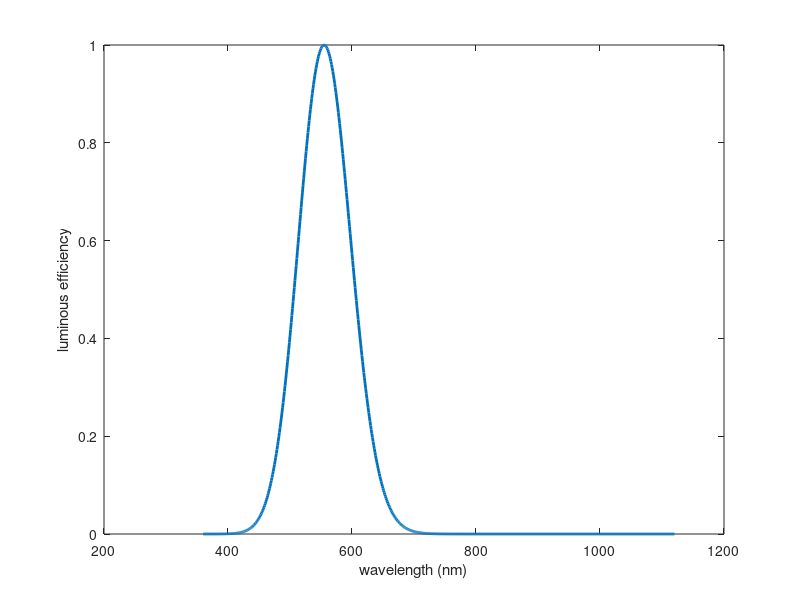

Write MATLAB code to recreate this figure.
clear all
clc
close all
lambda_i = 1120;
lambda = 360:lambda_i;
x = lambda/555-1;
S = exp(-88*(x.^2)+41*(x.^3));%sensitivity eqn proposed by Agarwal
%%%%
% 
% lambda_i = 1120;
% lambda = 360:lambda_i;
% x = lambda/555-1;
% S = exp(-88*(x.^2)+41*(x.^3));%sensitivity eqn proposed by Agarwal
%%%%
plot(lambda,S,'LineWidth',2')
xlabel('wavelength (nm)')
ylabel('luminous efficiency')
